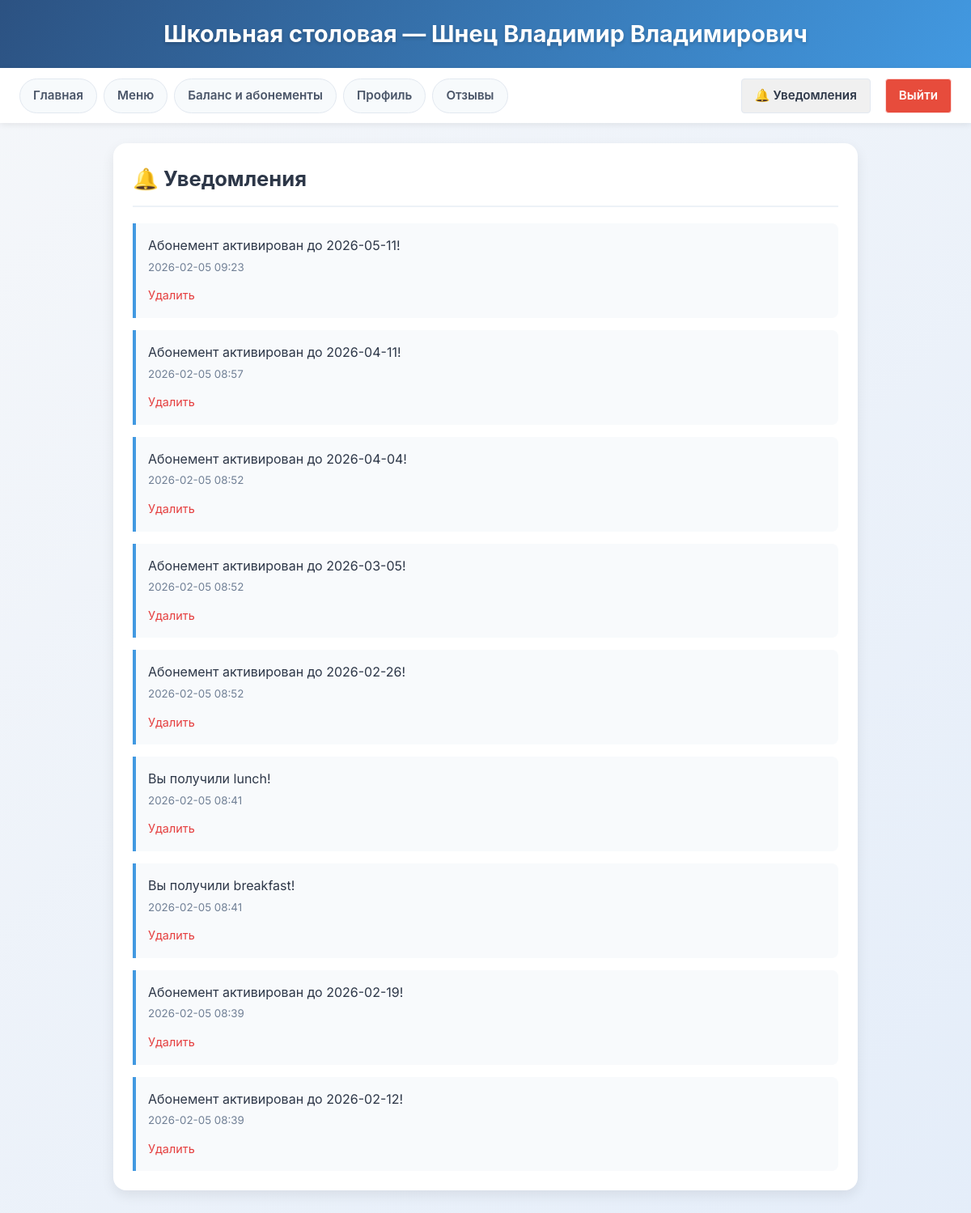
The app's page /notifications (signed in) with its own data.
### tables this page shows
CREATE TABLE notifications (
                id INTEGER PRIMARY KEY AUTOINCREMENT,
                user_id INTEGER NOT NULL,
                message TEXT NOT NULL,
                is_read BOOLEAN DEFAULT 0,
                created_at TIMESTAMP DEFAULT CURRENT_TIMESTAMP,
                FOREIGN KEY(user_id) REFERENCES users(id) ON DELETE CASCADE
            );

### app.py (the view)
@app.route('/notifications')
def notifications():
    if 'user_id' not in session:
        return redirect(url_for('login'))
    db = get_db()
    notifs = db.execute('''
        SELECT id, message, is_read, created_at
        FROM notifications
        WHERE user_id = ?
        ORDER BY created_at DESC
    ''', (session['user_id'],)).fetchall()
    db.execute('UPDATE notifications SET is_read = 1 WHERE user_id = ?', (session['user_id'],))
    db.commit()
    unread_count = 0
    return render_template('notifications.html', notifications=notifs, unread_count=unread_count)

### app.py (called while the page is built)
def get_db():
    db = getattr(g, '_database', None)
    if db is None:
        db = g._database = sqlite3.connect(DATABASE)
        db.row_factory = sqlite3.Row
    return db

@app.teardown_appcontext
def close_connection(exception):
    db = getattr(g, '_database', None)
    if db is not None:
        db.close()

### templates/notifications.html
{% extends "base.html" %}
{% block content %}
<div class="card">
    <div class="card-header">
        <h2>🔔 Уведомления</h2>
    </div>
    {% if notifications %}
        <div style="display: flex; flex-direction: column; gap: 15px;">
        {% for n in notifications %}
            <div style="padding: 15px; border-left: 4px solid #4299e1; background: #f8fafc; border-radius: 0 8px 8px 0;">
                <p>{{ n.message }}</p>
                <small style="color: #718096;">{{ n.created_at[:16] }}</small>
                <div style="margin-top: 10px;">
                    <a href="{{ url_for('delete_notification', notification_id=n.id) }}"
                       style="color: #e53e3e; text-decoration: none; font-size: 0.9rem;">
                        Удалить
                    </a>
                </div>
            </div>
        {% endfor %}
        </div>
    {% else %}
        <p>У вас нет уведомлений.</p>
    {% endif %}
</div>
{% endblock %}

### static/style.css (style rules this page uses)
* { margin: 0; padding: 0; box-sizing: border-box; }
body { font-family: 'Inter', -apple-system, BlinkMacSystemFont, 'Segoe UI', Roboto, sans-serif; background: linear-gradient(135deg, #f5f7fa 0%, #e4edf9 100%); color: #2d3748; min-height: 100vh; padding-bottom: 40px; line-height: 1.6; }
.card { background: white; border-radius: 16px; box-shadow: 0 6px 16px rgba(0,0,0,0.08); padding: 24px; margin-bottom: 24px; transition: transform 0.2s, box-shadow 0.2s; }
.card-header { margin-bottom: 20px; padding-bottom: 12px; border-bottom: 2px solid #edf2f7; }
.card-header h2 { font-size: 1.6rem; color: #2d3748; font-weight: 700; display: flex; align-items: center; gap: 10px; }

### records on screen
notifications: message "Абонемент активирован до 2026-05-11!", created_at "2026-02-05 09:23"
notifications: message "Абонемент активирован до 2026-04-11!", created_at "2026-02-05 08:57"
notifications: message "Абонемент активирован до 2026-04-04!", created_at "2026-02-05 08:52"
notifications: message "Абонемент активирован до 2026-03-05!", created_at "2026-02-05 08:52"
notifications: message "Абонемент активирован до 2026-02-26!", created_at "2026-02-05 08:52"
notifications: message "Вы получили lunch!", created_at "2026-02-05 08:41"
notifications: message "Вы получили breakfast!", created_at "2026-02-05 08:41"
notifications: message "Абонемент активирован до 2026-02-19!", created_at "2026-02-05 08:39"
notifications: message "Абонемент активирован до 2026-02-12!", created_at "2026-02-05 08:39"

### other values on screen
{{ session.full_name or 'Гость' }} "Шнец Владимир Владимирович"
